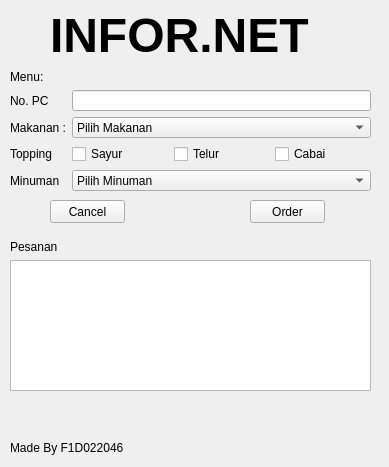
<?xml version="1.0" encoding="UTF-8"?>
<ui version="4.0">
 <class>Form</class>
 <widget class="QWidget" name="Form">
  <property name="geometry">
   <rect>
    <x>0</x>
    <y>0</y>
    <width>389</width>
    <height>467</height>
   </rect>
  </property>
  <property name="windowTitle">
   <string>Form</string>
  </property>
  <widget class="QLabel" name="label">
   <property name="geometry">
    <rect>
     <x>50</x>
     <y>0</y>
     <width>281</width>
     <height>71</height>
    </rect>
   </property>
   <property name="text">
    <string>&lt;html&gt;&lt;head/&gt;&lt;body&gt;&lt;p&gt;&lt;span style=&quot; font-size:36pt; font-weight:600;&quot;&gt;INFOR.NET&lt;/span&gt;&lt;/p&gt;&lt;/body&gt;&lt;/html&gt;</string>
   </property>
  </widget>
  <widget class="QLabel" name="label_2">
   <property name="geometry">
    <rect>
     <x>10</x>
     <y>70</y>
     <width>47</width>
     <height>13</height>
    </rect>
   </property>
   <property name="text">
    <string>Menu:</string>
   </property>
  </widget>
  <widget class="QWidget" name="formLayoutWidget">
   <property name="geometry">
    <rect>
     <x>10</x>
     <y>90</y>
     <width>361</width>
     <height>101</height>
    </rect>
   </property>
   <layout class="QFormLayout" name="formLayout">
    <item row="0" column="0">
     <widget class="QLabel" name="label_5">
      <property name="text">
       <string>No. PC</string>
      </property>
     </widget>
    </item>
    <item row="0" column="1">
     <widget class="QLineEdit" name="lineEdit"/>
    </item>
    <item row="1" column="0">
     <widget class="QLabel" name="label_3">
      <property name="text">
       <string>Makanan :</string>
      </property>
     </widget>
    </item>
    <item row="1" column="1">
     <widget class="QComboBox" name="comboBox">
      <item>
       <property name="text">
        <string>Pilih Makanan</string>
       </property>
      </item>
      <item>
       <property name="text">
        <string>Indomie Goreng Jomblo Rp. 6.000</string>
       </property>
      </item>
      <item>
       <property name="text">
        <string>Indomie Goreng Berpasangan Rp. 10.000</string>
       </property>
      </item>
      <item>
       <property name="text">
        <string>Indomie Kuah Jomblo Rp. 6.000</string>
       </property>
      </item>
      <item>
       <property name="text">
        <string>Indomie Kuah Berpasangan Rp. 10.000</string>
       </property>
      </item>
     </widget>
    </item>
    <item row="2" column="0">
     <widget class="QLabel" name="label_6">
      <property name="text">
       <string>Topping</string>
      </property>
     </widget>
    </item>
    <item row="3" column="0">
     <widget class="QLabel" name="label_4">
      <property name="text">
       <string>Minuman</string>
      </property>
     </widget>
    </item>
    <item row="3" column="1">
     <widget class="QComboBox" name="comboBox_2">
      <item>
       <property name="text">
        <string>Pilih Minuman</string>
       </property>
      </item>
      <item>
       <property name="text">
        <string>Air Narmada Rp. 3.000</string>
       </property>
      </item>
      <item>
       <property name="text">
        <string>Es Teh Rp. 5.000</string>
       </property>
      </item>
      <item>
       <property name="text">
        <string>Tebs Rp. 6.000</string>
       </property>
      </item>
      <item>
       <property name="text">
        <string>Coca Cola Rp. 6.000</string>
       </property>
      </item>
      <item>
       <property name="text">
        <string>Sprite Rp. 6.000</string>
       </property>
      </item>
     </widget>
    </item>
    <item row="2" column="1">
     <layout class="QHBoxLayout" name="horizontalLayout">
      <item>
       <widget class="QCheckBox" name="checkBox_2">
        <property name="text">
         <string>Sayur</string>
        </property>
       </widget>
      </item>
      <item>
       <widget class="QCheckBox" name="checkBox">
        <property name="text">
         <string>Telur</string>
        </property>
       </widget>
      </item>
      <item>
       <widget class="QCheckBox" name="checkBox_3">
        <property name="text">
         <string>Cabai</string>
        </property>
       </widget>
      </item>
     </layout>
    </item>
   </layout>
  </widget>
  <widget class="QPushButton" name="pushButton">
   <property name="geometry">
    <rect>
     <x>50</x>
     <y>200</y>
     <width>75</width>
     <height>23</height>
    </rect>
   </property>
   <property name="text">
    <string>Cancel</string>
   </property>
  </widget>
  <widget class="QPushButton" name="pushButton_2">
   <property name="geometry">
    <rect>
     <x>250</x>
     <y>200</y>
     <width>75</width>
     <height>23</height>
    </rect>
   </property>
   <property name="text">
    <string>Order</string>
   </property>
  </widget>
  <widget class="QLabel" name="label_7">
   <property name="geometry">
    <rect>
     <x>10</x>
     <y>240</y>
     <width>47</width>
     <height>13</height>
    </rect>
   </property>
   <property name="text">
    <string>Pesanan :</string>
   </property>
  </widget>
  <widget class="QTextBrowser" name="textBrowser">
   <property name="geometry">
    <rect>
     <x>10</x>
     <y>260</y>
     <width>361</width>
     <height>131</height>
    </rect>
   </property>
  </widget>
  <widget class="QLabel" name="label_8">
   <property name="geometry">
    <rect>
     <x>10</x>
     <y>440</y>
     <width>161</width>
     <height>16</height>
    </rect>
   </property>
   <property name="text">
    <string>Made By F1D022046</string>
   </property>
  </widget>
 </widget>
 <resources/>
 <connections/>
</ui>
